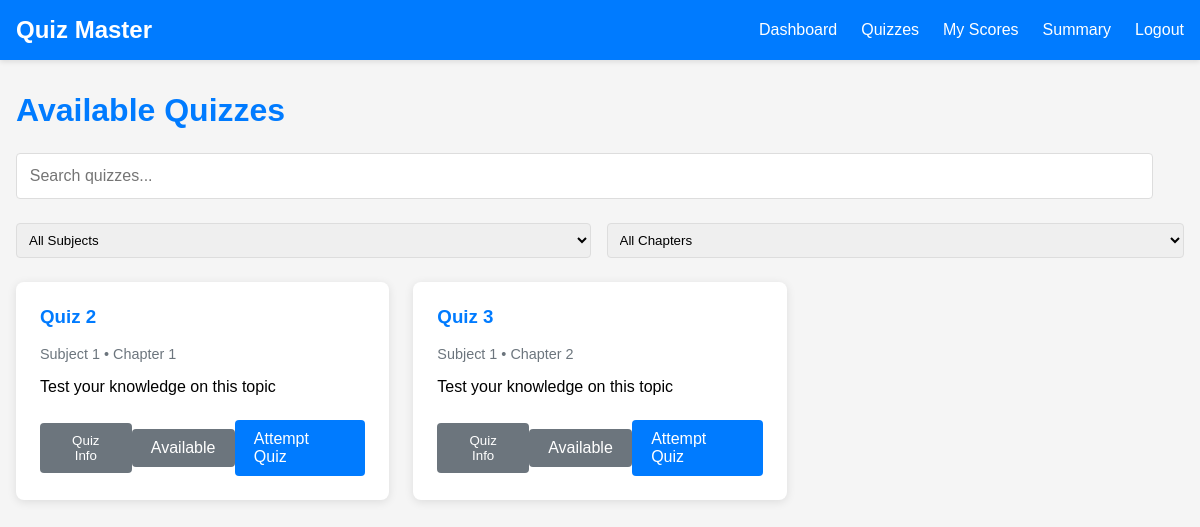
The app's page /user/quizzes (signed in) with its own data.
### app.py (models this page shows)
class Quiz(db.Model):
    q_id = db.Column(db.Integer, primary_key = True)
    c_id = db.Column(db.Integer, db.ForeignKey("chapter.c_id"), nullable = False)
    title = db.Column(db.String(200), nullable = False)
    q_date = db.Column(db.DateTime, default = datetime.now)
    duration = db.Column(db.String(8))
    remarks = db.Column(db.Text)
    scores = db.relationship('Score', backref='quiz')
    questions = db.relationship('Question', backref='quiz')

class Subject(db.Model):
    s_id = db.Column(db.Integer, primary_key = True)
    name = db.Column(db.String(200), nullable = False)
    description = db.Column(db.Text)
    chapters = db.relationship('Chapter', backref='subject')

class Chapter(db.Model):
    c_id = db.Column(db.Integer, primary_key = True)
    s_id = db.Column(db.Integer, db.ForeignKey("subject.s_id"), nullable = False)
    name = db.Column(db.String(200), nullable = False)
    description = db.Column(db.Text)
    quizzes = db.relationship('Quiz', backref='chapter')

### app.py (the view)
@app.route('/user/quizzes')
def available_quizzes():
    user_id = request.cookies.get('user_id')
    if not user_id:
        return redirect('/login')
    quizzes = Quiz.query.filter(Quiz.q_date <= datetime.now()).all()
    subjects = Subject.query.all()
    chapters = Chapter.query.all()
    return render_template('quizzes.html', quizzes = quizzes, subjects = subjects, chapters = chapters)

### templates/quizzes.html (shortened to what this page needs)
<!DOCTYPE html>
<html lang="en">
<head>
</head>
<body>
    <header>
        <div class="header-content">
            <div class="logo">Quiz Master</div>
            <nav>
                <ul>
                    <li><a href="/user/dashboard">Dashboard</a></li>
                    <li><a href="/user/quizzes">Quizzes</a></li>
                    <li><a href="/user/scores">My Scores</a></li>
                    <li><a href="/user/scores/summary">Summary</a></li>
                    <li><a href="/logout">Logout</a></li>
                </ul>
            </nav>
        </div>
    </header>
    <div class="container">
        <h1>Available Quizzes</h1>
        <div class="search-bar">
            <input type="text" class="search-input" placeholder="Search quizzes...">
        </div>
        <div class="filter-options">
            <select class="filter-select">
                <option>All Subjects</option>
            </select>
            <select class="filter-select">
                <option>All Chapters</option>
            </select>
        </div>
        <div class="quiz-grid">
            {% for quiz in quizzes %}
                <div class="quiz-card">
                    <h3>{{ quiz.title }}</h3>
                    <div class="quiz-meta">
                        {{ quiz.chapter.subject.name }} • {{ quiz.chapter.name }}
                    </div>
                    <p>{{ quiz.remarks or 'Test your knowledge on this topic' }}</p>
                    <div class="quiz-actions">
                        <button class="btn btn-info quiz-info-btn"
                                data-quiz-id="{{ quiz.q_id }}"
                                data-title="{{ quiz.title }}"
                                data-subject="{{ quiz.chapter.subject.name }}"
                                data-chapter="{{ quiz.chapter.name }}"
                                data-duration="{{ quiz.time_duration }}"
                                data-questions="{{ quiz.questions_count }}"
                                data-date="{{ quiz.date_of_quiz }}"
                                data-remarks="{{ quiz.remarks }}">
                            Quiz Info
                        </button>
                        {% if quiz.is_available %}
                            <a href="/quiz/{{ quiz.q_id }}/start" class="btn">Start Quiz</a>
                        {% else %}
                            <span class="btn btn-disabled">Available {{ quiz.date_of_quiz }}</span>
                            <a href="/quiz/{{ quiz.q_id }}/start" class="btn">Attempt Quiz</a>
                        {% endif %}
                    </div>
                </div>
            {% endfor %}
        </div>
    </div>
</body>
</html>

### templates/quizzes.html (style rules this page uses)
body { font-family: Arial, sans-serif; margin: 0; padding: 0; background-color: #f5f5f5; }
header { background-color: #007BFF; color: white; padding: 1rem; box-shadow: 0 2px 5px #0000001a; }
.header-content { max-width: 1200px; margin: 0 auto; display: flex; justify-content: space-between; align-items: center; }
.logo { font-size: 1.5rem; font-weight: bold; }
nav ul { list-style: none; display: flex; margin: 0; padding: 0; }
nav ul li { margin-left: 1.5rem; }
nav ul li a { color: white; text-decoration: none; }
.container { max-width: 1200px; margin: 2rem auto; padding: 0 1rem; }
h1 { color: #007BFF; margin-bottom: 1.5rem; }
.search-bar { margin-bottom: 1.5rem; }
.search-input { width: 95%; padding: 0.8rem; border: 1px solid #dddddd; border-radius: 4px; font-size: 1rem; }
.filter-options { display: flex; gap: 1rem; margin-bottom: 1.5rem; }
.filter-select { padding: 0.5rem; border: 1px solid #dddddd; border-radius: 4px; flex-grow: 1; }
.quiz-grid { display: grid; grid-template-columns: repeat(auto-fill, minmax(300px, 1fr)); gap: 1.5rem; }
.quiz-card { background: white; border-radius: 8px; padding: 1.5rem; box-shadow: 0 2px 10px #0000001a; position: relative; }
.quiz-card h3 { margin-top: 0; color: #007BFF; }
.quiz-meta { color: #6c757d; font-size: 0.9rem; margin-bottom: 1rem; }
.quiz-card p { margin-bottom: 1.5rem; }
.quiz-actions { display: flex; justify-content: space-between; align-items: center; }
.btn { display: inline-block; padding: 0.6rem 1.2rem; background-color: #007BFF; color: white; text-decoration: none; border-radius: 4px; border: none; cursor: pointer; }
.btn-info { background-color: #6c757d; }
.btn-disabled { background-color: #6c757d; cursor: not-allowed; }

### records on screen
Quiz: title "Quiz 2", chapter.subject.name "Subject 1", chapter.name "Chapter 1", remarks "Test your knowledge on this topic"
Quiz: title "Quiz 3", chapter.subject.name "Subject 1", chapter.name "Chapter 2", remarks "Test your knowledge on this topic"
